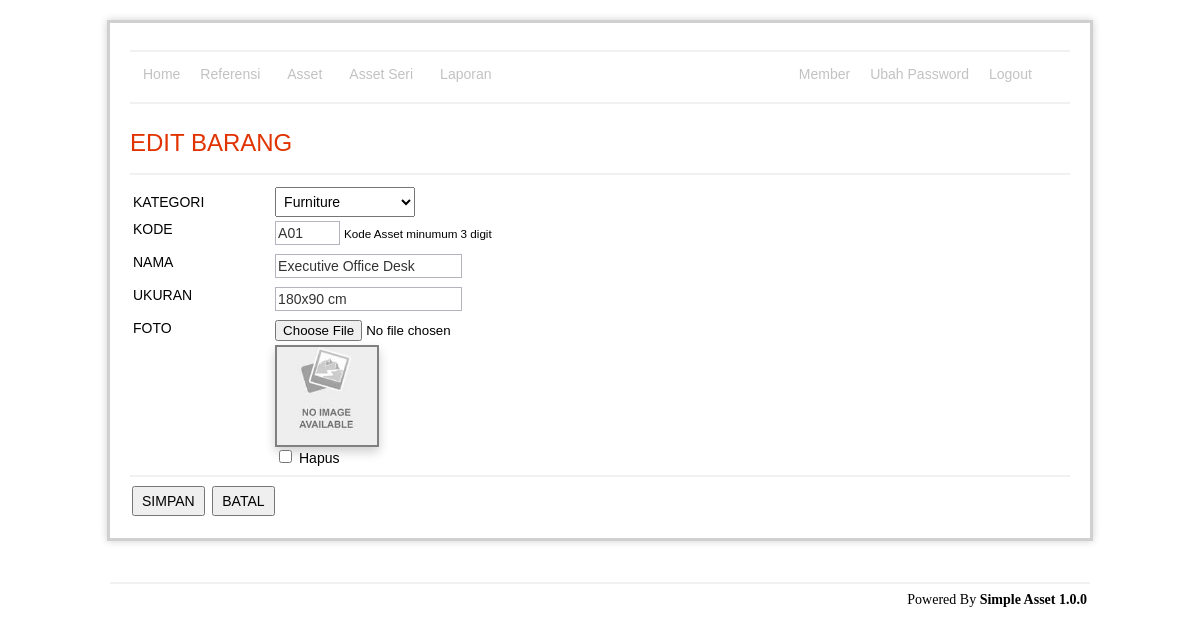
/apps/admin/stuff/edit.php?id=1 (signed in), run on the app's committed database.
### tables this page shows
CREATE TABLE `asset`  (
  `id` int(11) NOT NULL AUTO_INCREMENT,
  `category_id` int(11) NOT NULL,
  `code` char(11) NOT NULL,
  `name` varchar(255) NOT NULL,
  `size` varchar(255) NOT NULL,
  `foto` varchar(255) NOT NULL,
  `foto_thumb` varchar(255) NOT NULL,
  `is_delete` enum('0','1') NOT NULL DEFAULT '0',
  PRIMARY KEY (`id`) USING BTREE,
  UNIQUE INDEX `code`(`code`) USING BTREE,
  INDEX `idx_asset_cat_del_name`(`category_id`, `is_delete`, `name`) USING BTREE,
  INDEX `idx_asset_category_delete`(`category_id`, `is_delete`, `name`) USING BTREE,
  INDEX `idx_category`(`category_id`, `is_delete`) USING BTREE
);

CREATE TABLE `category`  (
  `id` int(11) NOT NULL AUTO_INCREMENT,
  `name` varchar(255) NOT NULL,
  `is_delete` enum('0','1') NOT NULL DEFAULT '0',
  PRIMARY KEY (`id`) USING BTREE
);

### apps/admin/stuff/editRead.php (called while the page is built, shortened)
<?php
include '../../lib/connection.php';
$id = $_REQUEST['id'];
$query = "select id,name
		from category
		where is_delete = '0'
		order by name";
$dataCategory = mysqli_query($con, $query) or die(mysqli_error($con));
$query = "select id, code, category_id, name, size, foto, foto_thumb
		from asset
		where id = '$id'";
$tmp = mysqli_query($con, $query) or die(mysqli_error($con));
$data = mysqli_fetch_array($tmp);
?>

### apps/admin/stuff/edit.php (the view, shortened to what this page needs)
<link rel="stylesheet" type="text/css" media="screen" href="../asset/css/jquery.lightbox-0.5.css" />
<?php include 'editRead.php' ?>
<h1>EDIT BARANG</h1>
<hr />
<form action="editSave.php" method="post" enctype="multipart/form-data">
	<table width="100%">
		<tr>
		<tr>
			<td width="15%">KATEGORI</td>
			<td>
				<select name="categoryId" style="width:140px">
					<?php while ($val = mysqli_fetch_array($dataCategory)): ?>
						<option value="<?php echo $val['id'] ?>" <?php echo $val['id'] == (isset($_REQUEST['categoryId']) ? $_REQUEST['categoryId'] : $data['category_id']) ? 'selected' : '' ?>><?php echo $val['name'] ?>
						</option>
					<?php endwhile; ?>
				</select>
			</td>
		</tr>
		<td valign="top">KODE</td>
		<td>
			<input name="code" type="text" value="<?php echo isset($_POST['code']) ? $_POST['code'] : $data['code'] ?>"
				size="5" maxlength="5" />
			<small>Kode Asset minumum 3 digit</small>
		</td>
		</tr>
		<tr>
			<td valign="top">NAMA</td>
			<td>
				<input name="name" type="text"
					value="<?php echo isset($_POST['name']) ? $_POST['name'] : $data['name'] ?>" />
			</td>
		</tr>
		<tr>
			<td valign="top">UKURAN</td>
			<td>
				<input name="size" type="text"
					value="<?php echo isset($_POST['size']) ? $_POST['size'] : $data['size'] ?>" />
			</td>
		</tr>
		<tr>
			<td valign="top">FOTO</td>
			<td valign="top">
				<input name="foto" type="file">
			</td>
		</tr>
		<tr>
			<td>&nbsp;</td>
			<td valign="top" rowspan="2">
				<?php if (strlen($data['foto_thumb']) > 0): ?>
					<a href="../asset/foto/<?php echo $data['foto'] ?>" class="lightbox"
						title="<?php echo $data['name'] ?>">
						<image src="../asset/foto/<?php echo $data['foto_thumb'] ?>" border="1" width="100" />
					</a>
				<?php else: ?>
					<image src="../asset/image/no-photo.gif" border="1" width="100" heigth="100" />
				<?php endif; ?>
				<br />
				<input type="checkbox" name="delete[]" value="<?php echo $data['id'] ?>" /> Hapus
			</td>
		</tr>
	</table>
	<hr />
	<input type="submit" value="SIMPAN" />
	<input type="button" value="BATAL" onclick="window.location='index.php'" />
</form>
<?php include '../template/main.php' ?>

### apps/admin/asset/css/style.css (style rules this page uses)
a { color: #0134c5; background-color: transparent; text-decoration: none; font-weight: normal; outline-style: none; }
#content h1 { color: #e13300; background-color: transparent; font-weight: normal; font-size: 24px; margin: 10px 0 5px 0; padding: 15px 0 10px 0px; text-align:left; }
#content img { margin: auto; padding: 0; border: 2px solid gray; -webkit-box-shadow: 0px 5px 10px #D0D0D0; }
table { font-size: 14px; }
hr { border: 1px solid #f1f1f1; }
form { margin: 0; padding: 0; text-align: left; }
input[type="text"], input[type="password"], textarea { font-size: 14px; color: #333; border: 1px solid #B3B4BD; font-size: 14px; height: 24px; margin: 0px 0px 5px 0px; }
select { font-size: 14px; height: 30px; padding: 0px 4px 0px 4px; }
input[type="button"], input[type="submit"] { font-size: 14px; height: 30px; padding: 0px 8px 0px 8px; margin: 2px; }

### data on the page
asset: categoryId "Furniture", code "A01", name "Executive Office Desk", size "180x90 cm", foto_thumb (placeholder picture)
